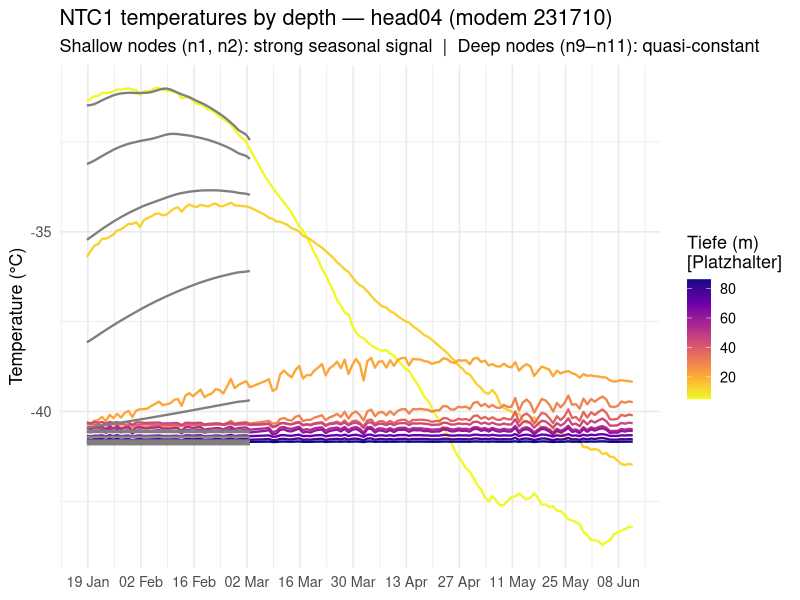
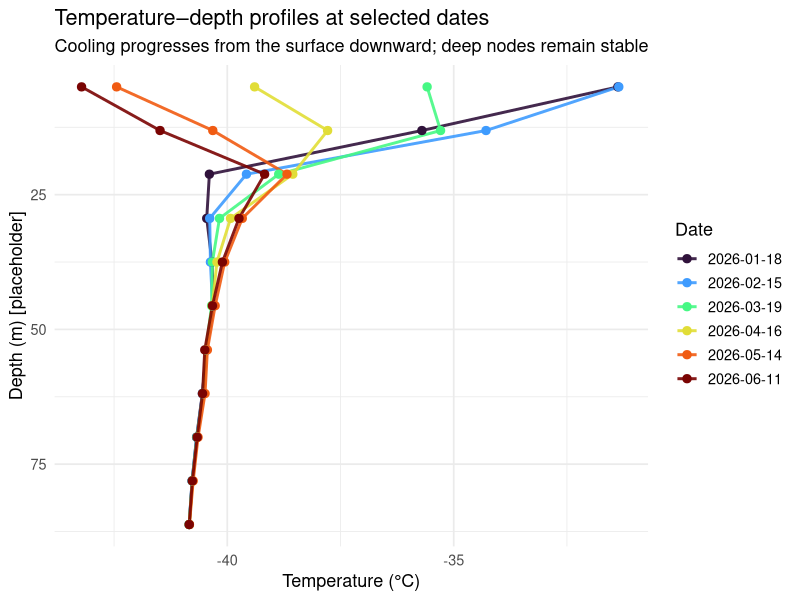
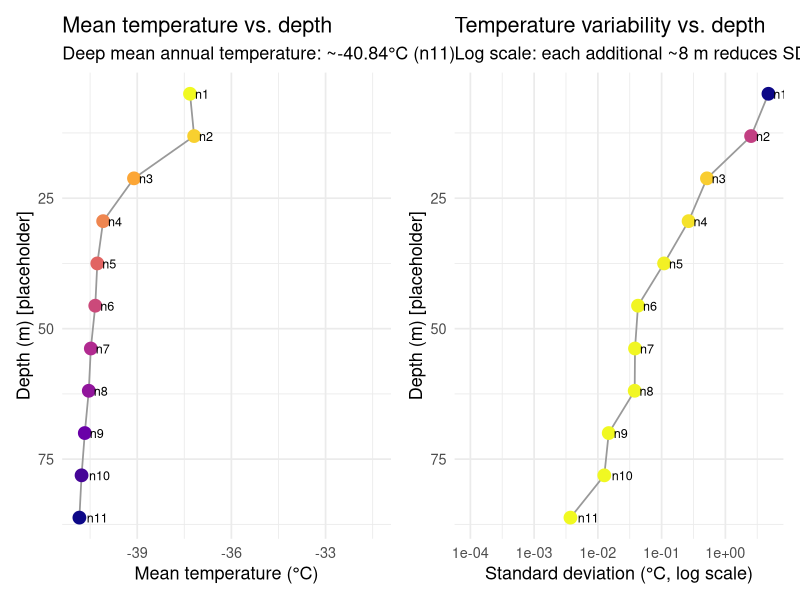
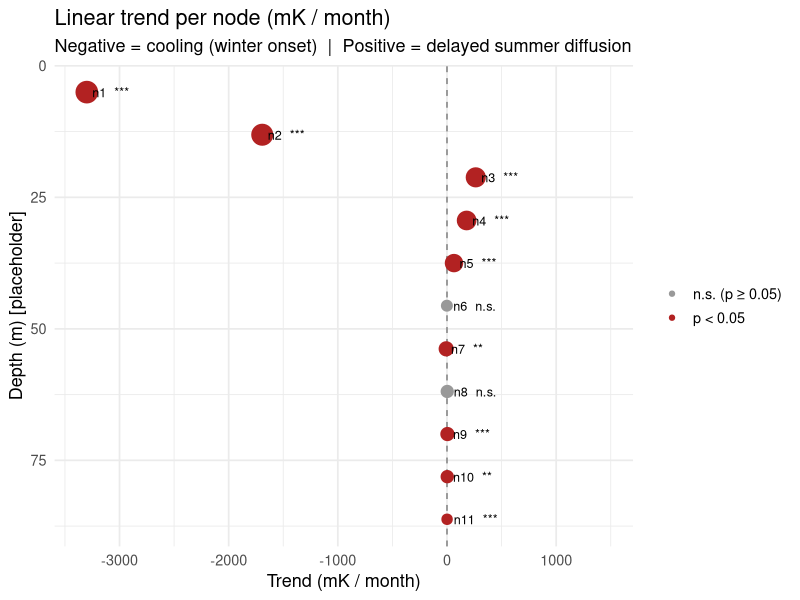
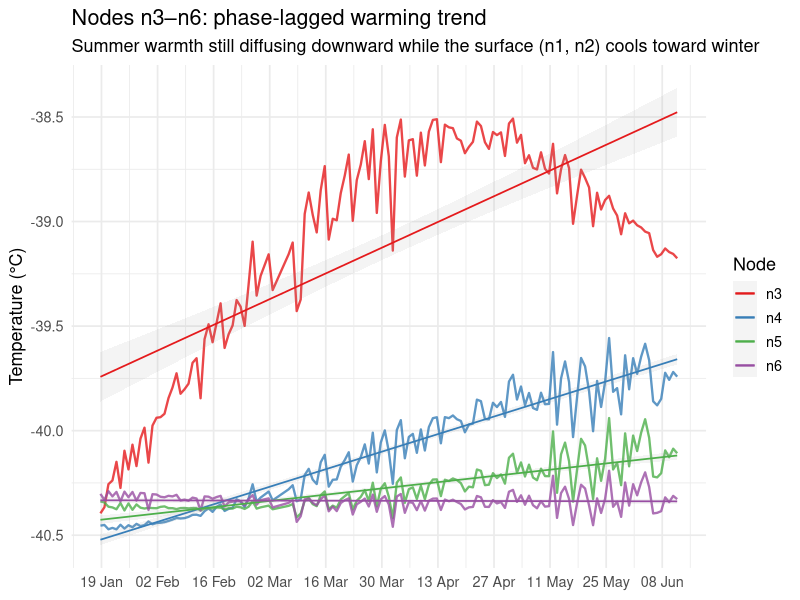
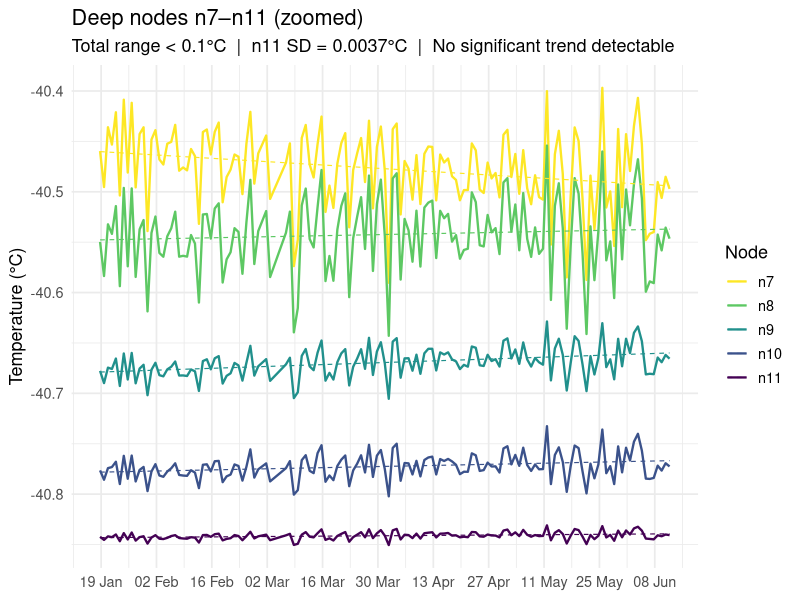
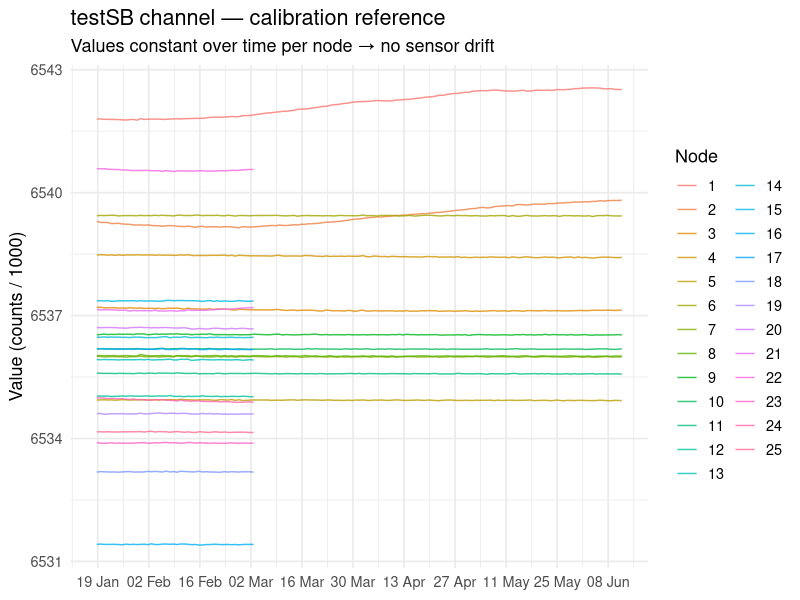

These charts were generated, in order, by the following R code:
## ---- chunk 1
library(readr)
library(dplyr)
library(tidyr)
library(ggplot2)
library(lubridate)
library(patchwork)

d <- read_csv("./data/decoded_head04_231710_combined.csv", show_col_types = FALSE) |>
  mutate(
    time_utc = as_datetime(time_utc),
    t_days   = as.numeric(difftime(time_utc, min(time_utc), units = "days"))
  )
## ---- chunk 2
# Placeholder depths: evenly spaced 5–200 m across 25 total nodes
# Adjust node_depths once true installation depths are available
depth_step <- (200 - 5) / (25 - 1)
node_depths <- tibble(
  node  = 1:11,
  depth = round(5 + (0:10) * depth_step, 1)
)
knitr::kable(node_depths, col.names = c("Node", "Depth (m) [placeholder]"),
             caption = "Assumed sensor depths — replace with true values")
## ---- chunk 3
ntc_long <- d |>
  select(time_utc, matches("^n[0-9]+\\.ntc1_temp_C$")) |>
  pivot_longer(-time_utc, names_to = "sensor", values_to = "temp_C") |>
  mutate(node = as.integer(sub("n(\\d+)\\..*", "\\1", sensor))) |>
  left_join(node_depths, by = "node")

ggplot(ntc_long, aes(time_utc, temp_C, colour = depth, group = node)) +
  geom_line(linewidth = 0.8) +
  scale_colour_viridis_c(option = "plasma", direction = -1,
                         name = "Tiefe (m)\n[Platzhalter]") +
  scale_x_datetime(date_breaks = "2 weeks", date_labels = "%d %b") +
  labs(
    title    = "NTC1 temperatures by depth — head04 (modem 231710)",
    subtitle = "Shallow nodes (n1, n2): strong seasonal signal  |  Deep nodes (n9–n11): quasi-constant",
    x = NULL, y = "Temperature (°C)"
  ) +
  theme_minimal(base_size = 13)
## ---- chunk 4
profile_dates <- d |>
  pull(time_utc) |> as.Date() |> unique() |>
  (\(x) x[seq(1, length(x), length.out = 6)])() |>
  as.character()

profiles <- ntc_long |>
  mutate(date = as.character(as.Date(time_utc))) |>
  filter(date %in% profile_dates)

ggplot(profiles, aes(temp_C, depth, colour = date, group = date)) +
  geom_path(linewidth = 1, alpha = 0.9) +
  geom_point(size = 2.5) +
  scale_y_reverse(name = "Depth (m) [placeholder]") +
  scale_colour_viridis_d(option = "turbo", name = "Date") +
  labs(
    title    = "Temperature–depth profiles at selected dates",
    subtitle = "Cooling progresses from the surface downward; deep nodes remain stable",
    x = "Temperature (°C)"
  ) +
  theme_minimal(base_size = 13)
## ---- chunk 5
node_stats <- ntc_long |>
  group_by(node, depth) |>
  summarise(
    mean_T  = mean(temp_C, na.rm = TRUE),
    sd_T    = sd(temp_C,   na.rm = TRUE),
    range_T = max(temp_C, na.rm = TRUE) - min(temp_C, na.rm = TRUE),
    .groups = "drop"
  )

p_sd <- ggplot(node_stats, aes(sd_T, depth)) +
  geom_path(colour = "grey60", linewidth = 0.6) +
  geom_point(aes(colour = sd_T), size = 4) +
  geom_text(aes(label = paste0("n", node)), hjust = -0.35, size = 3.2) +
  scale_colour_viridis_c(option = "plasma", direction = -1, guide = "none") +
  scale_y_reverse(name = "Depth (m) [placeholder]") +
  scale_x_log10() +
  labs(title = "Temperature variability vs. depth",
       subtitle = "Log scale: each additional ~8 m reduces SD by ~50%",
       x = "Standard deviation (°C, log scale)") +
  theme_minimal(base_size = 13)

p_mean <- ggplot(node_stats, aes(mean_T, depth)) +
  geom_path(colour = "grey60", linewidth = 0.6) +
  geom_point(aes(colour = depth), size = 4, show.legend = FALSE) +
  scale_colour_viridis_c(option = "plasma", direction = -1) +
  geom_text(aes(label = paste0("n", node)), hjust = -0.35, size = 3.2) +
  scale_y_reverse(name = "Depth (m) [placeholder]") +
  labs(title = "Mean temperature vs. depth",
       subtitle = sprintf("Deep mean annual temperature: ~%.2f°C (n11)",
                          node_stats$mean_T[node_stats$node == 11]),
       x = "Mean temperature (°C)") +
  theme_minimal(base_size = 13)

p_mean | p_sd
## ---- chunk 6
node_stats |>
  mutate(across(where(is.numeric), \(x) round(x, 3))) |>
  knitr::kable(
    col.names = c("Node", "Depth (m)", "Mean T (°C)", "SD (°C)", "Range (°C)"),
    caption   = "Temperature statistics per node"
  )
## ---- chunk 7
ntc_cols <- grep("^n[0-9]+\\.ntc1_temp_C$", names(d), value = TRUE)

trends <- lapply(ntc_cols, function(col) {
  node <- as.integer(sub("n(\\d+)\\..*", "\\1", col))
  dat  <- data.frame(t = d$t_days, y = d[[col]]) |> na.omit()
  m    <- lm(y ~ t, data = dat)
  s    <- summary(m)
  tibble(node            = node,
         slope_mK_month  = coef(m)[2] * 30 * 1000,
         se_mK_month     = s$coefficients[2, 2] * 30 * 1000,
         pval            = s$coefficients[2, 4],
         mean_T          = mean(dat$y),
         sd_T            = sd(dat$y))
}) |>
  bind_rows() |>
  left_join(node_depths, by = "node") |>
  mutate(sig = pval < 0.05,
         sig_label = case_when(pval < 0.001 ~ "***",
                               pval < 0.01  ~ "**",
                               pval < 0.05  ~ "*",
                               TRUE         ~ "n.s."))

ggplot(trends, aes(slope_mK_month, depth)) +
  geom_vline(xintercept = 0, colour = "grey50", linetype = "dashed") +
  geom_errorbarh(aes(xmin = slope_mK_month - se_mK_month,
                     xmax = slope_mK_month + se_mK_month),
                 height = 2, colour = "grey60") +
  geom_point(aes(colour = sig, size = log10(abs(slope_mK_month) + 1))) +
  geom_text(aes(label = paste0("n", node, "  ", sig_label)),
            hjust = -0.15, size = 3.2) +
  scale_y_reverse(name = "Depth (m) [placeholder]") +
  scale_colour_manual(values = c("FALSE" = "grey60", "TRUE" = "firebrick"),
                      labels = c("n.s. (p ≥ 0.05)", "p < 0.05"), name = NULL) +
  scale_size_continuous(range = c(2, 7), guide = "none") +
  labs(
    title    = "Linear trend per node (mK / month)",
    subtitle = "Negative = cooling (winter onset)  |  Positive = delayed summer diffusion",
    x        = "Trend (mK / month)"
  ) +
  theme_minimal(base_size = 13)
## ---- chunk 8
trends |>
  mutate(across(c(slope_mK_month, se_mK_month, mean_T, sd_T), \(x) round(x, 2)),
         pval = formatC(pval, digits = 3, format = "g")) |>
  select(node, depth, mean_T, sd_T, slope_mK_month, se_mK_month, pval, sig_label) |>
  knitr::kable(
    col.names = c("Node", "Depth (m)", "Mean T", "SD", "Trend (mK/mon)", "SE", "p-value", ""),
    caption   = "Linear trend results. Positive trend in n4–n6 reflects phase-lagged downward diffusion of summer warmth."
  )
## ---- chunk 9
mid_cols <- grep("^n[3456]\\.ntc1_temp_C$", names(d), value = TRUE)
d_mid <- d |>
  select(time_utc, all_of(mid_cols)) |>
  pivot_longer(-time_utc, names_to = "sensor", values_to = "temp_C") |>
  mutate(node = as.integer(sub("n(\\d+)\\..*", "\\1", sensor))) |>
  left_join(node_depths, by = "node")

ggplot(d_mid, aes(time_utc, temp_C, colour = factor(node), group = node)) +
  geom_line(linewidth = 0.8, alpha = 0.8) +
  geom_smooth(method = "lm", se = TRUE, alpha = 0.1, linewidth = 0.6) +
  scale_colour_brewer(palette = "Set1", name = "Node",
                      labels = paste0("n", 3:6)) +
  scale_x_datetime(date_breaks = "2 weeks", date_labels = "%d %b") +
  labs(
    title    = "Nodes n3–n6: phase-lagged warming trend",
    subtitle = "Summer warmth still diffusing downward while the surface (n1, n2) cools toward winter",
    x = NULL, y = "Temperature (°C)"
  ) +
  theme_minimal(base_size = 13)
## ---- chunk 10
deep_cols <- grep("^n([7-9]|1[01])\\.ntc1_temp_C$", names(d), value = TRUE)
d_deep <- d |>
  select(time_utc, all_of(deep_cols)) |>
  pivot_longer(-time_utc, names_to = "sensor", values_to = "temp_C") |>
  mutate(node = as.integer(sub("n(\\d+)\\..*", "\\1", sensor))) |>
  left_join(node_depths, by = "node")

ggplot(d_deep, aes(time_utc, temp_C, colour = factor(node), group = node)) +
  geom_line(linewidth = 0.8) +
  geom_smooth(method = "lm", se = FALSE, linetype = "dashed",
              linewidth = 0.4, alpha = 0.6) +
  scale_colour_viridis_d(option = "viridis", direction = -1,
                          name = "Node", labels = paste0("n", 7:11)) +
  scale_x_datetime(date_breaks = "2 weeks", date_labels = "%d %b") +
  labs(
    title    = "Deep nodes n7–n11 (zoomed)",
    subtitle = sprintf("Total range < 0.1°C  |  n11 SD = %.4f°C  |  No significant trend detectable",
                       node_stats$sd_T[node_stats$node == 11]),
    x = NULL, y = "Temperature (°C)"
  ) +
  theme_minimal(base_size = 13)
## ---- chunk 11
sb_long <- d |>
  select(time_utc, matches("testSB")) |>
  pivot_longer(-time_utc, names_to = "sensor", values_to = "value") |>
  mutate(node = as.integer(sub("n(\\d+)\\..*", "\\1", sensor)))

ggplot(sb_long, aes(time_utc, value, colour = factor(node), group = node)) +
  geom_line(linewidth = 0.5, alpha = 0.8) +
  scale_x_datetime(date_breaks = "2 weeks", date_labels = "%d %b") +
  labs(
    title    = "testSB channel — calibration reference",
    subtitle = "Values constant over time per node → no sensor drift",
    x = NULL, y = "Value (counts / 1000)", colour = "Node"
  ) +
  theme_minimal(base_size = 13)
